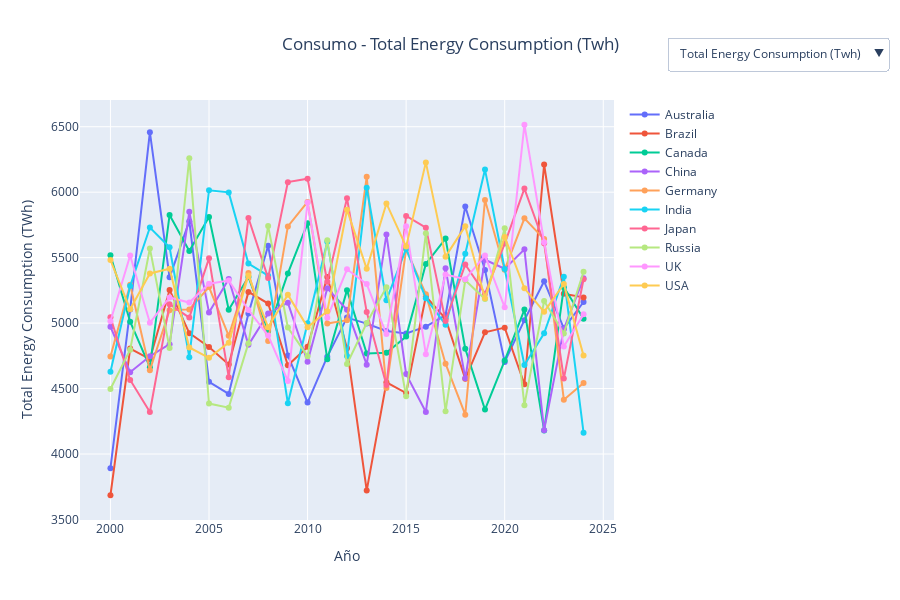

Source (notebook cell):
### Markdown cell above
* Gráficas Temporales Interactivas de las Diferentes Variables Energeticas del Dataset

### Code cell
vis.crear_grafico_lineas_interactivo(df, 'Country', 'Year', columnas, 'Año', 'Consumo')
